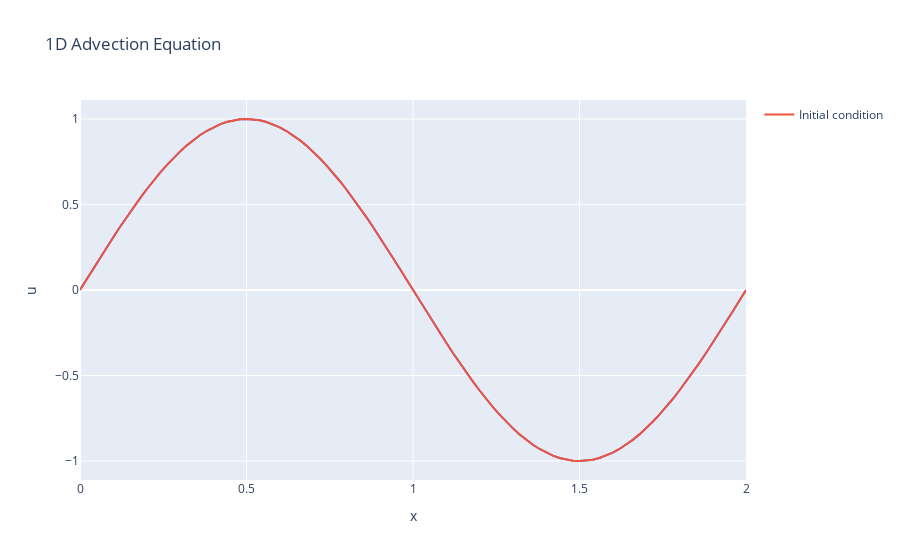

The cell this chart's notebook holds for it:
### Code cell
# plot initial condition
fig = px.line(x=x, y=u0, labels={'x': 'x', 'y': 'u'}, title='1D Advection Equation')
fig.add_scatter(x=x, y=u0, mode='lines', name='Initial condition')
fig.show()
